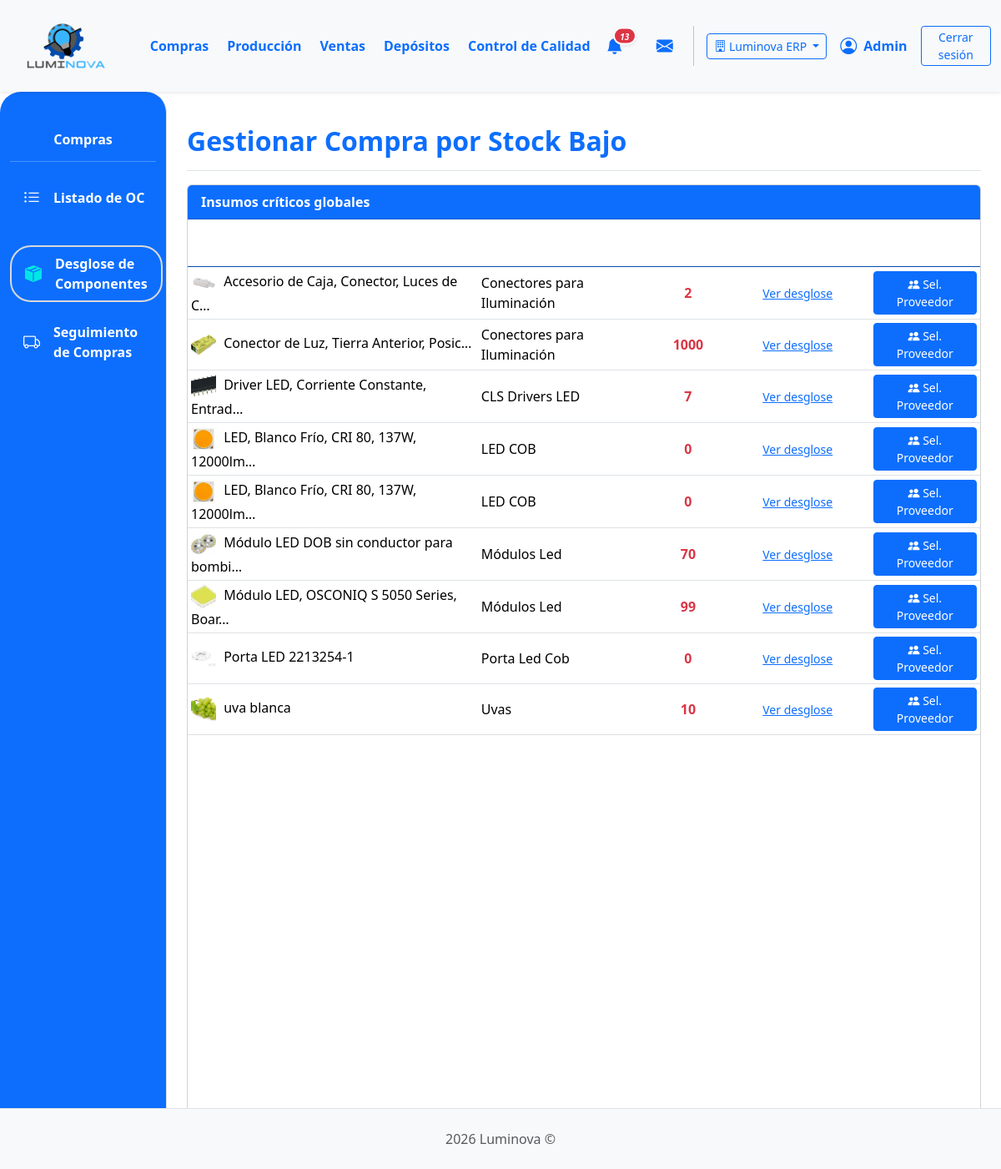
Page /compras/compras/desglose/ (signed in) on the committed database.
### App_LUMINOVA/models.py (models this page shows, shortened)
class Empresa(models.Model):
    nombre = models.CharField(max_length=150, unique=True)
    razon_social = models.CharField(max_length=255, blank=True)
    cuit = models.CharField(max_length=20, blank=True)
    direccion = models.CharField(max_length=255, blank=True)
    telefono = models.CharField(max_length=50, blank=True)
    email = models.EmailField(blank=True)
    fecha_creacion = models.DateTimeField(auto_now_add=True)
    activa = models.BooleanField(default=True)
    class Meta:
        verbose_name = "Empresa"
        verbose_name_plural = "Empresas"

class EmpresaScopedModel(models.Model):
    empresa = models.ForeignKey(
        'Empresa',
        on_delete=models.PROTECT,
        related_name="%(app_label)s_%(class)s",
        null=True,
        blank=True,
    )
    EMPRESA_FALLBACK_FIELDS = ()
    class Meta:
        abstract = True

class CategoriaInsumo(EmpresaScopedModel):
    EMPRESA_FALLBACK_FIELDS = ("deposito",)
    nombre = models.CharField(
        max_length=100, verbose_name="Nombre Categoría Insumo"
    )
    imagen = models.ImageField(upload_to="categorias_insumos/", null=True, blank=True)
    deposito = models.ForeignKey(
        "Deposito",
        on_delete=models.CASCADE,
        related_name="categorias_insumo",
        null=True,
        blank=True,
    )
    class Meta:
        verbose_name = "Categoría de Insumo"
        verbose_name_plural = "Categorías de Insumos"
        unique_together = ("nombre", "deposito")

class Insumo(EmpresaScopedModel):
    EMPRESA_FALLBACK_FIELDS = ("deposito", "categoria")
    notificado_a_compras = models.BooleanField(default=False, help_text="¿Ya fue notificado a compras por stock bajo?")
    descripcion = models.CharField(max_length=255)
    categoria = models.ForeignKey(
        CategoriaInsumo, on_delete=models.PROTECT, related_name="insumos"
    )
    fabricante = models.ForeignKey(
        Fabricante,
        on_delete=models.SET_NULL,
        null=True,
        blank=True,
        related_name="insumos_fabricados",
    )
    imagen = models.ImageField(null=True, blank=True, upload_to="insumos/")
    cantidad_en_pedido = models.PositiveIntegerField(
        default=0, verbose_name="Cantidad en Pedido", blank=True, null=True
    )
    deposito = models.ForeignKey(
        "Deposito",
        on_delete=models.PROTECT,
        related_name="insumos",
        null=True,
        blank=True,
        help_text="Depósito al que pertenece este insumo",
    )
    class Meta:
        verbose_name = "Insumo"
        verbose_name_plural = "Insumos"
        ordering = ['descripcion']
        indexes = [
            models.Index(fields=['empresa', 'deposito']),
            models.Index(fields=['empresa', 'categoria']),
            models.Index(fields=['deposito', 'categoria']),
        ]
    @property
    def stock(self) -> int:
        result = StockInsumo.objects.filter(
            insumo=self
        ).aggregate(total=Sum('cantidad'))['total']
        return result if result is not None else 0

### App_LUMINOVA/views_compras.py (the view)
# urls.py: path("compras/desglose/", compras_desglose_view, name="compras_desglose"),
@login_required
def compras_desglose_view(request):
    if not es_admin_o_rol(request.user, ["compras", "administrador"]):
        messages.error(request, "Acceso denegado. No tiene permisos para acceder a Compras.")
        return redirect("App_LUMINOVA:dashboard")
    logger.info("--- compras_desglose_view: INICIO ---")
    depositos_empresa = get_depositos_empresa(request)
    notificaciones_usuario = NotificationService.obtener_notificaciones_usuario(
        request.user, solo_no_leidas=True
    )
    if hasattr(notificaciones_usuario, 'filter'):
        notificaciones_stock_bajo = notificaciones_usuario.filter(tipo='stock_bajo')
    else:
        notificaciones_stock_bajo = [n for n in notificaciones_usuario if getattr(n, 'tipo', None) == 'stock_bajo']
    UMBRAL_STOCK_BAJO_INSUMOS = 15000
    ESTADOS_OC_POST_BORRADOR = [
        "APROBADA",
        "ENVIADA_PROVEEDOR",
        "EN_TRANSITO",
        "RECIBIDA_PARCIAL",
        "RECIBIDA_TOTAL",
        "COMPLETADA",
    ]
    from django.db.models import Sum
    insumos_con_oc_suficiente = []
    insumos_bajo_stock = filter_insumos_por_empresa(
        request,
        annotate_insumo_stock(Insumo.objects.all()).filter(stock_calculado__lt=UMBRAL_STOCK_BAJO_INSUMOS)
    )
    for insumo in insumos_bajo_stock:
        from django.db.models import Q
        total_en_ocs = Orden.objects.filter(
            tipo="compra",
            estado__in=ESTADOS_OC_POST_BORRADOR,
            insumo_principal=insumo
        ).filter(
            Q(deposito=insumo.deposito) | Q(deposito__isnull=True)
        ).aggregate(total=Sum('cantidad_principal'))['total'] or 0
        stock_actual = getattr(insumo, 'stock_calculado', insumo.stock)
        if (stock_actual + total_en_ocs) >= UMBRAL_STOCK_BAJO_INSUMOS:
            insumos_con_oc_suficiente.append(insumo.id)
    insumos_ya_gestionados_ids = insumos_con_oc_suficiente
    logger.info(
        f"IDs de insumos que ya tienen OC post-borrador con cantidad suficiente: {list(insumos_ya_gestionados_ids)}"
    )
    all_insumos_bajo_stock = filter_insumos_por_empresa(
        request,
        annotate_insumo_stock(Insumo.objects.all()).filter(stock_calculado__lt=UMBRAL_STOCK_BAJO_INSUMOS)
    )
    logger.info(f"=== DEBUG DESGLOSE DE COMPRAS ===")
    logger.info(f"Umbral de stock bajo: {UMBRAL_STOCK_BAJO_INSUMOS}")
    if hasattr(all_insumos_bajo_stock, 'count'):
        logger.info(f"Total de insumos con stock bajo: {all_insumos_bajo_stock.count()}")
    else:
        logger.info(f"Total de insumos con stock bajo: {len(all_insumos_bajo_stock)}")
    for insumo in all_insumos_bajo_stock:
        ocs_activas = Orden.objects.filter(
            tipo="compra",
            estado__in=ESTADOS_OC_POST_BORRADOR,
            insumo_principal=insumo
        )
        total_en_ocs = ocs_activas.aggregate(total=Sum('cantidad_principal'))['total'] or 0
        stock_actual = getattr(insumo, 'stock_calculado', insumo.stock)
        stock_final = stock_actual + total_en_ocs
        necesita_compra = stock_final < UMBRAL_STOCK_BAJO_INSUMOS
        logger.info(f"  Insumo '{insumo.descripcion}' (ID: {insumo.id}):")
        logger.info(f"    Stock actual: {stock_actual}")
        logger.info(f"    En OCs activas: {total_en_ocs}")
        logger.info(f"    Stock proyectado: {stock_final}")
        logger.info(f"    Necesita compra: {necesita_compra}")
        logger.info(f"    OCs activas: {ocs_activas.count()}")
        for oc in ocs_activas:
            logger.info(f"      - OC #{oc.id}: Estado={oc.estado}, Cantidad={oc.cantidad_principal}")
    from collections import defaultdict
    insumos_criticos_qs = filter_insumos_por_empresa(
        request,
        annotate_insumo_stock(Insumo.objects.all())
        .filter(stock_calculado__lt=UMBRAL_STOCK_BAJO_INSUMOS)
        .exclude(id__in=insumos_ya_gestionados_ids)
        .select_related("categoria", "deposito")
        .order_by("descripcion")
    )
    insumos_dict = {}
    for insumo in insumos_criticos_qs:
        key = (insumo.descripcion, insumo.categoria_id)
        stock_actual = getattr(insumo, 'stock_calculado', 0)
        if key not in insumos_dict:
            insumos_dict[key] = {
                "id": insumo.id,
                "descripcion": insumo.descripcion,
                "categoria": insumo.categoria,
                "imagen": getattr(insumo, "imagen", None),
                "stock_total": 0,
                "desglose_depositos": [],
                "tiene_oc_borrador": False,
            }
        insumos_dict[key]["stock_total"] += stock_actual
        insumos_dict[key]["desglose_depositos"].append({
            "deposito": insumo.deposito.nombre if insumo.deposito else "Sin depósito",
            "stock": stock_actual,
        })
        tiene_oc_borrador = Orden.objects.filter(
            tipo="compra",
            estado="BORRADOR",
            insumo_principal=insumo,
            deposito=insumo.deposito
        ).exists()
        if tiene_oc_borrador:
            insumos_dict[key]["tiene_oc_borrador"] = True
    insumos_criticos_globales = list(insumos_dict.values())
    context = {
        "insumos_criticos_globales": insumos_criticos_globales,
        "notificaciones_stock_bajo": notificaciones_stock_bajo,
        "umbral_stock_bajo": UMBRAL_STOCK_BAJO_INSUMOS,
        "titulo_seccion": "Gestionar Compra por Stock Bajo",
    }
    if hasattr(notificaciones_stock_bajo, 'count'):
        try:
            logger.info(f"Notificaciones de stock bajo: {notificaciones_stock_bajo.count()}")
        except TypeError:
            logger.info(f"Notificaciones de stock bajo: {len(list(notificaciones_stock_bajo))}")
    else:
        logger.info(f"Notificaciones de stock bajo: {len(notificaciones_stock_bajo)}")
    return render(request, "compras/compras_desglose.html", context)

### App_LUMINOVA/templates/compras/compras_desglose.html (shortened to what this page needs)
{% extends 'padre.html' %}
{% load static %}
{% load django_bootstrap5 %}
{% block sidebar_content %}
    {% include 'compras/compras_sidebar.html' %}
{% endblock %}
{% block content %}
<div class="d-flex justify-content-between flex-wrap flex-md-nowrap align-items-center pt-3 pb-2 mb-3 border-bottom">
    <h1 class="h2 fw-bold text-primary">{{ titulo_seccion }}</h1>
</div>
<div class="card mt-3">
  <div class="card-header bg-primary text-white">
    <strong>Insumos críticos globales</strong>
  </div>
  <div class="card-body p-0">
    <table class="table table-hover table-sm align-middle mb-0">
      <thead class="color-thead">
        <tr>
          <th>Insumo</th>
          <th>Categoría</th>
          <th class="text-center">Stock Total</th>
          <th class="text-center">Desglose por Depósito</th>
          <th class="text-center">Acción</th>
        </tr>
      </thead>
      <tbody>
        {% for insumo in insumos_criticos_globales %}
        <tr>
          <td>
            {% if insumo.imagen %}
              <img src="{{ insumo.imagen.url }}" alt="{{ insumo.descripcion }}" style="width: 30px; height: 30px; object-fit: cover; border-radius: 3px; margin-right: 5px;">
            {% endif %}
            {{ insumo.descripcion|truncatechars:40 }}
          </td>
          <td>{{ insumo.categoria.nombre|default_if_none:"N/A" }}</td>
          <td class="text-center fw-bold text-danger">{{ insumo.stock_total }}</td>
          <td class="text-center">
            <button class="btn btn-link btn-sm" type="button" data-bs-toggle="collapse" data-bs-target="#desglose-{{ insumo.id }}" aria-expanded="false" aria-controls="desglose-{{ insumo.id }}">
              Ver desglose
            </button>
          </td>
          <td class="text-center">
            {% if insumo.tiene_oc_borrador %}
              <button class="btn btn-sm btn-secondary" disabled>OC en borrador pendiente</button>
            {% else %}
              <a href="{% url 'App_LUMINOVA:compras_seleccionar_proveedor_para_insumo' insumo.id %}"
                 class="btn btn-sm btn-primary"
                 title="Seleccionar Proveedor para {{ insumo.descripcion }}">
                <i class="bi bi-people-fill"></i> Sel. Proveedor
              </a>
            {% endif %}
          </td>
        </tr>
        {% empty %}
        <tr><td colspan="5" class="text-center">No hay insumos críticos para gestionar.</td></tr>
        {% endfor %}
      </tbody>
    </table>
  </div>
</div>
{% endblock %}

### App_LUMINOVA/templates/shared/header.html (shortened to what this page needs)
{% load static %}
<header>
    <nav class="navbar navbar-expand-lg navbar-light bg-light shadow-sm p-0">
        <div class="container-fluid d-flex align-items-center">
            <div class="col-md-3 col-lg-1">
                <a class="navbar-brand d-flex align-items-center ms-3" href="{% url 'App_LUMINOVA:dashboard' %}">
                    <img src="{% static 'img/logo.png' %}" alt="Luminova Logo" height="100" width="100" class="d-inline-block align-text-top me-2">
                </a>
            </div>
            <div class="collapse navbar-collapse" id="navbarContent" style="padding-left: 5%;">
                <ul class="navbar-nav mb-2 mb-lg-0 d-flex justify-content-around w-100">
                    <li class="nav-item"><a class="nav-link text-primary fw-bold" href="{% url 'App_LUMINOVA:compras_lista_oc' %} ">Compras</a></li>
                    <li class="nav-item"><a class="nav-link text-primary fw-bold" href="{% url 'App_LUMINOVA:produccion_principal' %}">Producción</a></li>
                    <li class="nav-item"><a class="nav-link text-primary fw-bold" href="{% url 'App_LUMINOVA:ventas_lista_ov' %}">Ventas</a></li>
                    <li class="nav-item"><a class="nav-link text-primary fw-bold" href="{% url 'App_LUMINOVA:seleccionar_deposito' %}">Depósitos</a></li>
                    <li class="nav-item"><a class="nav-link text-primary fw-bold" href="{% url 'App_LUMINOVA:control_calidad_view' %}">Control de Calidad</a></li>
                </ul>
                <div class="navbar-nav ms-auto d-flex flex-row align-items-center">
                    {% if user.is_authenticated %}
                        <div class="nav-item dropdown me-3">
                            <a class="nav-link px-2 position-relative d-flex align-items-center" href="#" role="button" data-bs-toggle="dropdown" aria-expanded="false" title="Notificaciones">
                                <i class="bi bi-bell-fill fs-5 text-primary">
                                    {% if total_notificaciones > 0 %}
                                    <span class="position-absolute translate-middle badge rounded-pill bg-danger shadow-sm" style="font-size: 0.5em; min-width:18px; border:2px solid #fff; margin-top: 3px; margin-left: 2px; display: inline-block; text-align: center;">{{ total_notificaciones }}</span>
                                    {% endif %}
                                </i>
                            </a>
                        </div>
                        <div class="nav-item dropdown ms-2" id="dropdown-mensajes">
                            <a class="nav-link px-2 position-relative d-flex align-items-center" href="#" id="mensajesDropdown" role="button" data-bs-toggle="dropdown" aria-expanded="false" title="Mensajes">
                                <i class="bi bi-envelope-fill fs-5 text-primary"></i>
                            </a>
                        </div>
                        <div class="nav-item d-flex align-items-center">
                            {% if empresas_disponibles|length > 1 %}
                            <div class="dropdown me-3">
                                <button class="btn btn-sm btn-outline-primary dropdown-toggle" type="button" id="empresaDropdown" data-bs-toggle="dropdown" aria-expanded="false" title="Cambiar empresa">
                                    <i class="bi bi-building"></i>
                                    <span class="d-none d-lg-inline">{{ empresa_actual.nombre|truncatechars:20 }}</span>
                                </button>
                            </div>
                            {% endif %}
                             <i class="bi bi-person-circle fs-5 text-primary"></i>
                             <span class="ms-2 fw-bold text-primary">{{ user.first_name|default:user.username|capfirst }}</span>
                        </div>
                        <div class="nav-item ms-3">
                            <a class="btn btn-outline-primary btn-sm btn-CS" href="#" id="logout-btn">Cerrar sesión</a>
                        </div>
                    {% endif %}
                </div>
            </div>
        </div>
    </nav>
</header>

### rows in the picture
Empresa: nombre "Luminova ERP"
CategoriaInsumo: shows a picture, descripcion "Accesorio de Caja, Conector, Luces de C…", categoria.nombre "Conectores para Iluminación", stock_total "2", descripcion "Conector de Luz, Tierra Anterior, Posic…", stock_total "1000"
CategoriaInsumo: shows a picture, descripcion "Driver LED, Corriente Constante, Entrad…", categoria.nombre "CLS Drivers LED", stock_total "7"
CategoriaInsumo: descripcion "LED, Blanco Frío, CRI 80, 137W, 12000lm…", categoria.nombre "LED COB", stock_total "0"
CategoriaInsumo: descripcion "LED, Blanco Frío, CRI 80, 137W, 12000lm…", categoria.nombre "LED COB", stock_total "0"
CategoriaInsumo: shows a picture, descripcion "Módulo LED DOB sin conductor para bombi…", categoria.nombre "Módulos Led", stock_total "70", descripcion "Módulo LED, OSCONIQ S 5050 Series, Boar…", stock_total "99"
CategoriaInsumo: shows a picture, descripcion "Porta LED 2213254-1", categoria.nombre "Porta Led Cob", stock_total "0"
CategoriaInsumo: shows a picture, descripcion "uva blanca", categoria.nombre "Uvas", stock_total "10"

### other values in the picture
{{ total_notificaciones }} "13"
{{ user.first_name|default:user.username|capfirst }} "Admin"
{{ titulo_seccion }} "Gestionar Compra por Stock Bajo"
